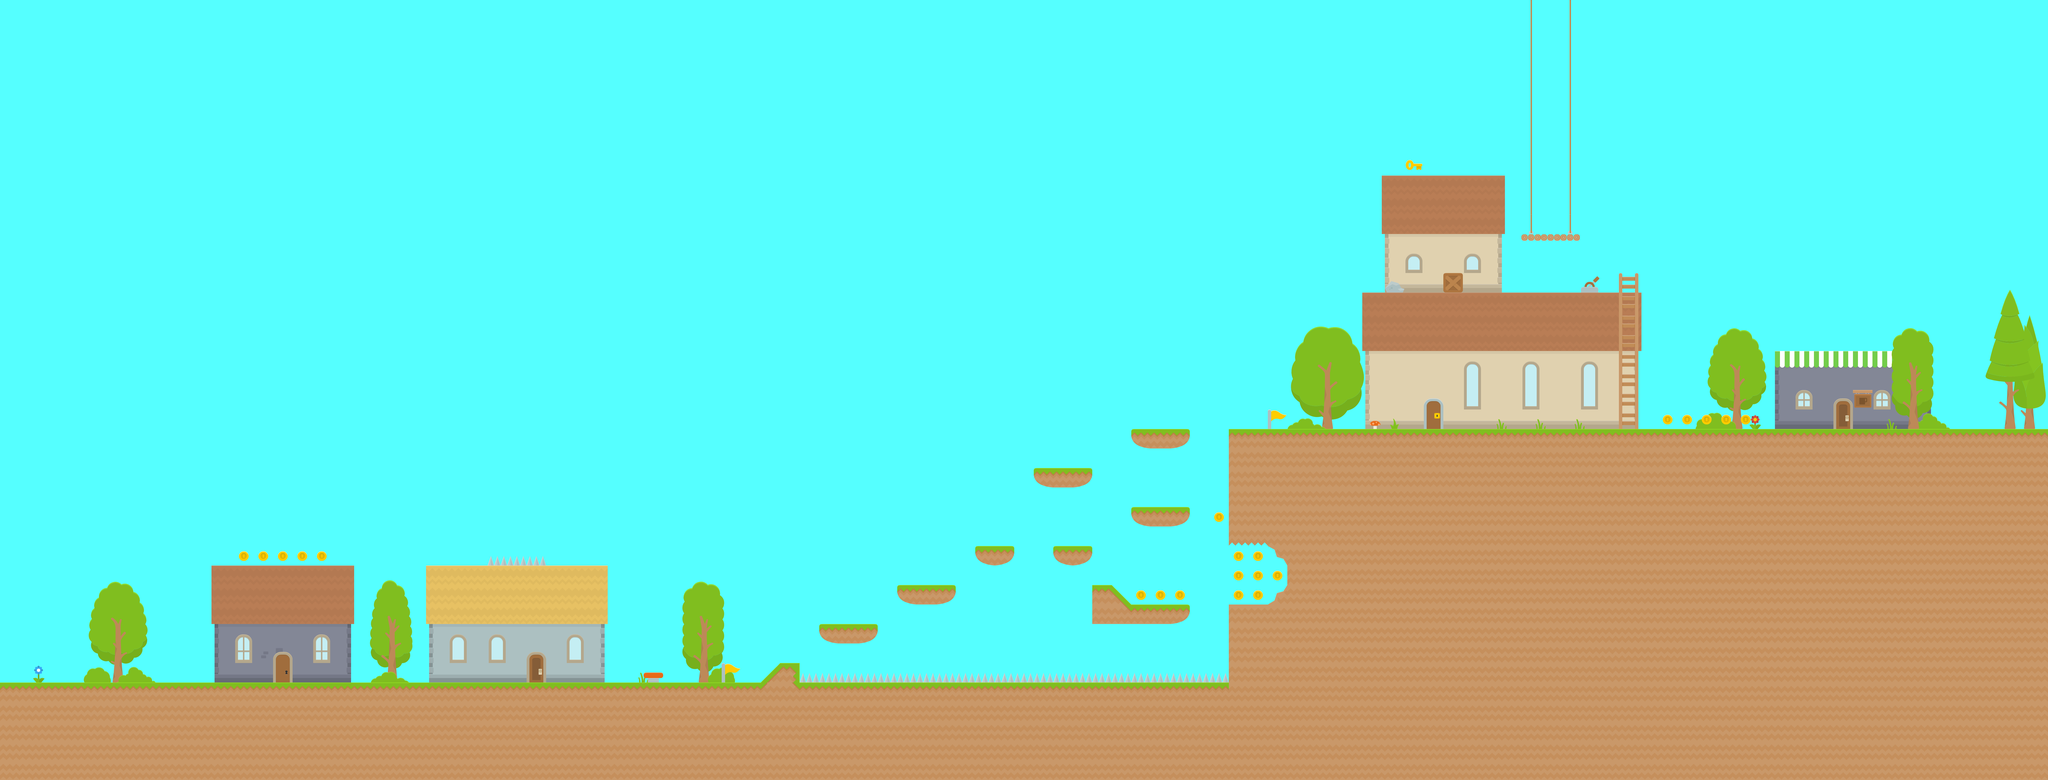

A level layout from a 2D game, rendered from its tile map. Below: a short description, then the map file with tile-grid data replaced by summaries:
An orthogonal 105x40 tile map with 70x70 px tiles, 7 tile layers (GroundBack, GroundMid, Builds Interior, Builds, ...), 6 tilesets and 88 objects (17x wall, 13x ground, 9x platform, 7x plataforma, 5x trigger, ...).

<map version="1.0" orientation="orthogonal" renderorder="right-down" width="105" height="40" tilewidth="70" tileheight="70" backgroundcolor="#55ffff" nextobjectid="89">
 <properties>
  <property name="background" value="background1.json" />
  <property name="music" value="Night at the Beach.ogg" />
 </properties>
 <tileset firstgid="1" name="base" tilewidth="70" tileheight="70" spacing="2" margin="1" tilecount="196">
  <image source="resources/base.png" width="1024" height="1024" />
  <tile id="15">
   <properties>
    <property name="waterTileFrame" value="0" />
   </properties>
  </tile>
  <tile id="35">
   <properties>
    <property name="frame" value="2" />
    <property name="tag" value="candle" />
   </properties>
  </tile>
  <tile id="50">
   <properties>
    <property name="frame" value="1" />
    <property name="tag" value="candle" />
   </properties>
  </tile>
  <tile id="149">
   <properties>
    <property name="waterTileFrame" value="0" />
   </properties>
  </tile>
  <tile id="179">
   <properties>
    <property name="waterTileFrame" value="0" />
   </properties>
  </tile>
  <tile id="194">
   <properties>
    <property name="waterTileFrame" value="0" />
   </properties>
  </tile>
 </tileset>
 <tileset firstgid="197" source="Builds.tsx" />
 <tileset firstgid="295" source="GrassExtension.tsx" />
 <tileset firstgid="337" name="Items" tilewidth="70" tileheight="70" spacing="2" margin="1" tilecount="98">
  <image source="resources/Items.png" width="1024" height="512" />
  <tile id="1">
   <properties>
    <property name="color" value="yellow" />
    <property name="frame" value="1" />
    <property name="tag" value="flag" />
   </properties>
  </tile>
  <tile id="4">
   <properties>
    <property name="color" value="brown" />
    <property name="state" value="right" />
    <property name="tag" value="switch" />
   </properties>
  </tile>
  <tile id="29">
   <properties>
    <property name="coin" value="1" />
   </properties>
  </tile>
  <tile id="33">
   <properties>
    <property name="state" value="normal" />
    <property name="tag" value="spring" />
   </properties>
  </tile>
  <tile id="43">
   <properties>
    <property name="color" value="yellow" />
    <property name="state" value="up" />
    <property name="tag" value="button" />
   </properties>
  </tile>
  <tile id="48">
   <properties>
    <property name="state" value="expanded" />
    <property name="tag" value="spring" />
   </properties>
  </tile>
  <tile id="58">
   <properties>
    <property name="color" value="yellow" />
    <property name="state" value="down" />
    <property name="tag" value="button" />
   </properties>
  </tile>
  <tile id="78">
   <properties>
    <property name="color" value="brown" />
    <property name="state" value="left" />
    <property name="tag" value="switch" />
   </properties>
  </tile>
  <tile id="90">
   <properties>
    <property name="color" value="yellow" />
    <property name="frame" value="2" />
    <property name="tag" value="flag" />
   </properties>
  </tile>
  <tile id="93">
   <properties>
    <property name="color" value="brown" />
    <property name="state" value="center" />
    <property name="tag" value="switch" />
   </properties>
  </tile>
 </tileset>
 <tileset firstgid="435" source="foliage1.tsx" />
 <tileset firstgid="510" source="springTrees.tsx" />
 <layer name="GroundBack" width="105" height="40">
  <data>[4200 cells, 1444 non-empty, 143 distinct tile ids]</data>
 </layer>
 <layer name="GroundMid" width="105" height="40">
  <data>[4200 cells, 51 non-empty, 47 distinct tile ids]</data>
 </layer>
 <layer name="Builds Interior" width="105" height="40">
  <data>[4200 cells, 17 non-empty, 16 distinct tile ids]</data>
 </layer>
 <layer name="Builds" width="105" height="40">
  <data>[4200 cells, 286 non-empty, 41 distinct tile ids]</data>
 </layer>
 <layer name="Builds Front" width="105" height="40">
  <data>[4200 cells, 52 non-empty, 21 distinct tile ids]</data>
 </layer>
 <layer name="Items" width="105" height="40">
  <data>[4200 cells, 122 non-empty, 68 distinct tile ids]</data>
 </layer>
 <layer name="Coins" width="105" height="40">
  <data>[4200 cells, 21 non-empty, 1 distinct tile ids]</data>
 </layer>
 <objectgroup name="Interior Objects">
  <object id="1" type="pack" x="1680" y="2100" width="70" height="70">
   <properties>
    <property name="amount" value="10" />
    <property name="body" value="BodyB" />
    <property name="captureTile" value="true" />
    <property name="content" value="coins" />
    <property name="dynamic" value="true" />
    <property name="free" value="false" />
    <property name="hasJoint" value="true" />
    <property name="jointID" value="0" />
    <property name="key" value="NONE" />
   </properties>
  </object>
  <object id="2" type="wall" x="1470" y="2030" width="70" height="420" />
  <object id="3" type="wall" x="2170" y="2030" width="70" height="420" />
  <object id="4" type="wall" x="1540" y="1960" width="630" height="70">
   <properties>
    <property name="body" value="BodyA" />
    <property name="hasJoint" value="true" />
    <property name="jointID" value="0" />
   </properties>
  </object>
  <object id="5" type="distance joint" x="1714" y="2031">
   <properties>
    <property name="jointID" value="0" />
   </properties>
   <polyline points="0,0 1,96" />
  </object>
  <object id="6" type="button" x="2030" y="2399" width="70" height="50">
   <properties>
    <property name="number" value="0" />
    <property name="object" value="joint" />
   </properties>
  </object>
  <object id="7" type="indoor" x="1890" y="2310" width="70" height="140">
   <properties>
    <property name="key" value="NONE" />
   </properties>
  </object>
  <object id="8" type="ground" x="1540" y="2450" width="630" height="70">
   <properties>
    <property name="shape" value="0" />
   </properties>
  </object>
  <object id="9" type="ground" x="4900" y="1540" width="2240" height="70">
   <properties>
    <property name="shape" value="0" />
   </properties>
  </object>
  <object id="10" type="wall" x="5860" y="1050" width="20" height="490" />
  <object id="11" type="wall" x="4900" y="1050" width="18" height="490" />
  <object id="12" type="wall" x="4970" y="630" width="20" height="420" />
  <object id="13" type="wall" x="5390" y="630" width="70" height="420" />
  <object id="14" type="wall" x="4970" y="630" width="420" height="16" />
  <object id="15" type="wall" x="4900" y="980" width="70" height="70" />
  <object id="16" type="wall" x="5390" y="980" width="490" height="70" />
  <object id="17" type="indoor" x="5110" y="1426" width="70" height="114">
   <properties>
    <property name="key" value="NONE" />
   </properties>
  </object>
  <object id="18" type="collectable" x="5460" y="1400" width="70" height="70">
   <properties>
    <property name="captureTile" value="false" />
    <property name="conversationKey" value="GOAL" />
    <property name="key" value="GOAL" />
    <property name="texture" value="carrotBucket" />
   </properties>
  </object>
  <object id="19" type="wall" x="6300" y="1260" width="70" height="280" />
  <object id="20" type="wall" x="7140" y="1260" width="70" height="280" />
  <object id="21" type="wall" x="6300" y="1190" width="910" height="70" />
  <object id="22" name="GOMH" type="character" x="6696" y="1400" width="70" height="140">
   <properties>
    <property name="conversations" value="EXIT" />
    <property name="name" value="GOMH" />
   </properties>
  </object>
  <object id="23" name="MOM" type="character" x="6440" y="1400" width="70" height="140">
   <properties>
    <property name="conversations" value="M1" />
    <property name="name" value="MOM" />
   </properties>
  </object>
 </objectgroup>
 <objectgroup name="Objects">
  <!-- 43 objects omitted --></objectgroup>
 <objectgroup name="mockup" visible="0">
  <!-- 22 objects omitted --></objectgroup>
</map>
<!-- 65 of 88 objects omitted -->
